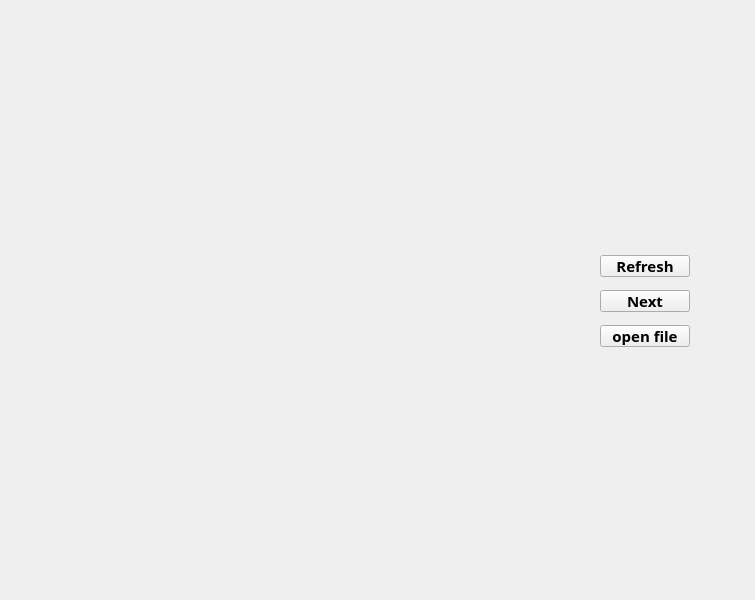
<?xml version="1.0" encoding="UTF-8"?>
<ui version="4.0">
 <class>Widget</class>
 <widget class="QWidget" name="Widget">
  <property name="geometry">
   <rect>
    <x>0</x>
    <y>0</y>
    <width>755</width>
    <height>600</height>
   </rect>
  </property>
  <property name="windowTitle">
   <string>Widget</string>
  </property>
  <widget class="QPushButton" name="Next">
   <property name="geometry">
    <rect>
     <x>600</x>
     <y>290</y>
     <width>90</width>
     <height>22</height>
    </rect>
   </property>
   <property name="font">
    <font>
     <family>仿宋</family>
     <pointsize>11</pointsize>
     <weight>75</weight>
     <italic>false</italic>
     <bold>true</bold>
     <underline>false</underline>
     <strikeout>false</strikeout>
     <stylestrategy>PreferAntialias</stylestrategy>
    </font>
   </property>
   <property name="text">
    <string>Next</string>
   </property>
   <property name="shortcut">
    <string comment="A" extracomment="NEXT"/>
   </property>
  </widget>
  <widget class="QPushButton" name="Refresh">
   <property name="geometry">
    <rect>
     <x>600</x>
     <y>255</y>
     <width>90</width>
     <height>22</height>
    </rect>
   </property>
   <property name="font">
    <font>
     <family>仿宋</family>
     <pointsize>11</pointsize>
     <weight>75</weight>
     <italic>false</italic>
     <bold>true</bold>
     <underline>false</underline>
     <strikeout>false</strikeout>
     <stylestrategy>PreferAntialias</stylestrategy>
    </font>
   </property>
   <property name="text">
    <string>Refresh</string>
   </property>
  </widget>
  <widget class="QPushButton" name="openfile">
   <property name="geometry">
    <rect>
     <x>600</x>
     <y>325</y>
     <width>90</width>
     <height>22</height>
    </rect>
   </property>
   <property name="font">
    <font>
     <family>仿宋</family>
     <pointsize>11</pointsize>
     <weight>75</weight>
     <italic>false</italic>
     <bold>true</bold>
     <underline>false</underline>
     <strikeout>false</strikeout>
     <stylestrategy>PreferAntialias</stylestrategy>
    </font>
   </property>
   <property name="layoutDirection">
    <enum>Qt::LeftToRight</enum>
   </property>
   <property name="text">
    <string>open file</string>
   </property>
   <property name="iconSize">
    <size>
     <width>36</width>
     <height>22</height>
    </size>
   </property>
  </widget>
 </widget>
 <layoutdefault spacing="6" margin="11"/>
 <tabstops>
  <tabstop>Refresh</tabstop>
  <tabstop>Next</tabstop>
 </tabstops>
 <resources/>
 <connections/>
</ui>
